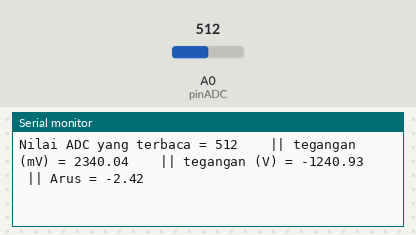
Recording of a sketch running on a simulated Arduino Uno, built with avr-gcc and run on an emulated ATmega328P. Parts: the last lines printed to the serial monitor. Inputs (shaded band) come from the test bench; at power-on: A0 (pinADC) = 512.

Above: at 1.3 s.
1.4 s: A0 (pinADC) set to 716
At 2.1 s:
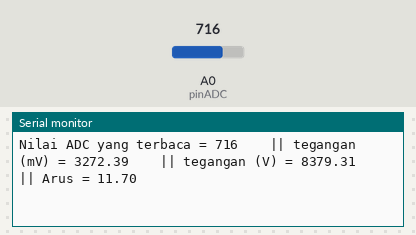
2.9 s: A0 (pinADC) set to 900
At 2.9 s:
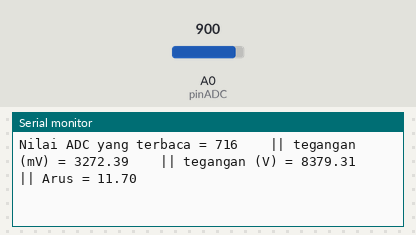
Timing chart, 0 to 5.9 s (numbered marks = the images above; inputs shaded):
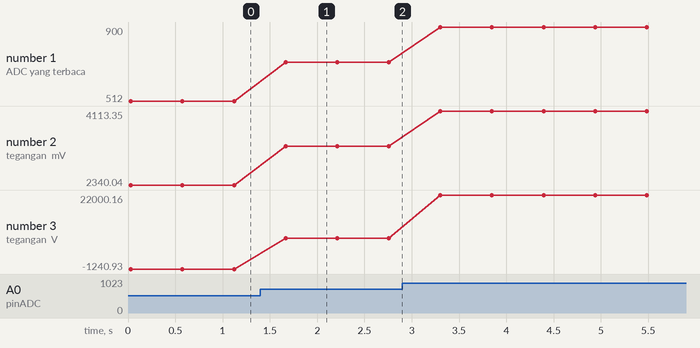

Measured:
- after the input at 1.4 s, the serial monitor: prints a new line after 0.27 s (image 1)
- plotted number 1: 512 → 716 after the input at 1.4 s, 716 → 900 after the input at 2.9 s
- plotted number 2: 2340.04 → 3272.39 after the input at 1.4 s, 3272.39 → 4113.35 after the input at 2.9 s
- plotted number 3: -1240.93 → 8379.31 after the input at 1.4 s, 8379.31 → 22000.16 after the input at 2.9 s

The sketch:

Codingan_Board_NodeMcu.ino
```cpp
//IN BELOW CODINGAN for Sensor ACS712 ----//
//deklarasi Nilai sensor ACS712 yang dipakai
const int pinADC = A0;
int sensitivitas = 66;            // jenis sensor 185 = ACS712 5A, 100 = ACS712 20A, 66 = ACS712-30A
int nilaiadc = 0;                 // settingan nilai awal yang dibaca sensor
int teganganoffset = 2500;
double tegangan = 00;
double nilaiarus = 00;

double voltage = 00;
float volt = 220;


void setup(){
  Serial.begin(9600); //baud komunikasi serial monitor 9600bps
  Serial.print("-----> MEMBACA ARUS <----- \n");


  // delay(2000);


}

void loop(){
  nilaiadc = analogRead(pinADC);
  tegangan = (nilaiadc / 1094.0) * 5000;                     // pencarian Nilai Tegangan Listrik Volt (V)..  5 volt konversi miliVolt(5000 mV)
  nilaiarus = ((tegangan - teganganoffset) / sensitivitas); // Pencarian Nilai Arus Listrik Ampere (A)
  voltage = nilaiadc * nilaiarus;

  Serial.print("Nilai ADC yang terbaca = " );
  Serial.print(nilaiadc);

  Serial.print("    || tegangan (mV) = ");
  Serial.print(tegangan,2);                 // nilai 2 adalah nilai yang ditampilkan setelah titik desimal

  Serial.print("    || tegangan (V) = ");
  Serial.print(voltage,2);

  Serial.print("    || Arus = ");
  Serial.println(nilaiarus,2);

  delay(500);
}
```
